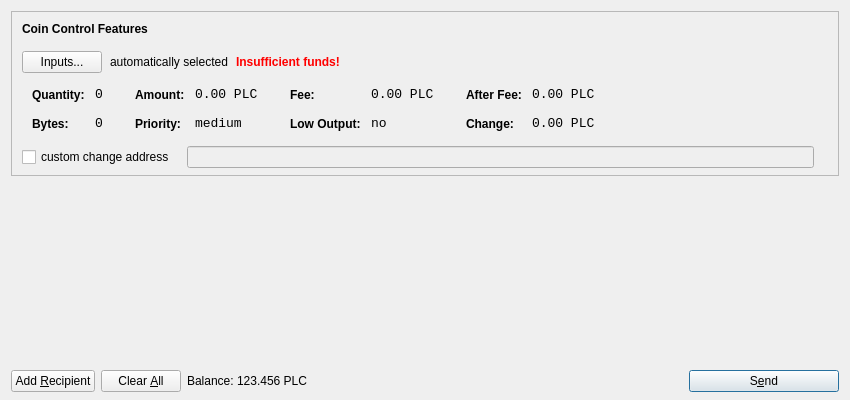
<?xml version="1.0" encoding="UTF-8"?>
<ui version="4.0">
 <class>SendCoinsDialog</class>
 <widget class="QDialog" name="SendCoinsDialog">
  <property name="geometry">
   <rect>
    <x>0</x>
    <y>0</y>
    <width>850</width>
    <height>400</height>
   </rect>
  </property>
  <property name="windowTitle">
   <string>Send Coins</string>
  </property>
  <layout class="QVBoxLayout" name="verticalLayout" stretch="0,1,0">
   <property name="bottomMargin">
    <number>8</number>
   </property>
   <item>
    <widget class="QFrame" name="frameCoinControl">
     <property name="sizePolicy">
      <sizepolicy hsizetype="Expanding" vsizetype="Expanding">
       <horstretch>0</horstretch>
       <verstretch>0</verstretch>
      </sizepolicy>
     </property>
     <property name="maximumSize">
      <size>
       <width>16777215</width>
       <height>16777215</height>
      </size>
     </property>
     <property name="frameShape">
      <enum>QFrame::StyledPanel</enum>
     </property>
     <property name="frameShadow">
      <enum>QFrame::Sunken</enum>
     </property>
     <layout class="QVBoxLayout" name="verticalLayoutCoinControl2">
      <property name="spacing">
       <number>6</number>
      </property>
      <property name="leftMargin">
       <number>0</number>
      </property>
      <property name="topMargin">
       <number>0</number>
      </property>
      <property name="rightMargin">
       <number>0</number>
      </property>
      <property name="bottomMargin">
       <number>6</number>
      </property>
      <item>
       <layout class="QVBoxLayout" name="verticalLayoutCoinControl" stretch="0,0,0,0,1">
        <property name="spacing">
         <number>0</number>
        </property>
        <property name="leftMargin">
         <number>10</number>
        </property>
        <property name="topMargin">
         <number>10</number>
        </property>
        <item>
         <layout class="QHBoxLayout" name="horizontalLayoutCoinControl1">
          <property name="bottomMargin">
           <number>15</number>
          </property>
          <item>
           <widget class="QLabel" name="labelCoinControlFeatures">
            <property name="sizePolicy">
             <sizepolicy hsizetype="Preferred" vsizetype="Maximum">
              <horstretch>0</horstretch>
              <verstretch>0</verstretch>
             </sizepolicy>
            </property>
            <property name="font">
             <font>
              <weight>75</weight>
              <bold>true</bold>
             </font>
            </property>
            <property name="styleSheet">
             <string notr="true">font-weight:bold;</string>
            </property>
            <property name="text">
             <string>Coin Control Features</string>
            </property>
           </widget>
          </item>
         </layout>
        </item>
        <item>
         <layout class="QHBoxLayout" name="horizontalLayoutCoinControl2" stretch="0,0,0,0">
          <property name="spacing">
           <number>8</number>
          </property>
          <property name="bottomMargin">
           <number>10</number>
          </property>
          <item>
           <widget class="QPushButton" name="pushButtonCoinControl">
            <property name="styleSheet">
             <string notr="true"/>
            </property>
            <property name="text">
             <string>Inputs...</string>
            </property>
           </widget>
          </item>
          <item>
           <widget class="QLabel" name="labelCoinControlAutomaticallySelected">
            <property name="text">
             <string>automatically selected</string>
            </property>
            <property name="margin">
             <number>5</number>
            </property>
           </widget>
          </item>
          <item>
           <widget class="QLabel" name="labelCoinControlInsuffFunds">
            <property name="font">
             <font>
              <weight>75</weight>
              <bold>true</bold>
             </font>
            </property>
            <property name="styleSheet">
             <string notr="true">color:red;font-weight:bold;</string>
            </property>
            <property name="text">
             <string>Insufficient funds!</string>
            </property>
            <property name="margin">
             <number>5</number>
            </property>
           </widget>
          </item>
          <item>
           <spacer name="horizontalSpacerCoinControl">
            <property name="orientation">
             <enum>Qt::Horizontal</enum>
            </property>
            <property name="sizeHint" stdset="0">
             <size>
              <width>40</width>
              <height>1</height>
             </size>
            </property>
           </spacer>
          </item>
         </layout>
        </item>
        <item>
         <widget class="QWidget" name="widgetCoinControl" native="true">
          <property name="sizePolicy">
           <sizepolicy hsizetype="Preferred" vsizetype="Preferred">
            <horstretch>0</horstretch>
            <verstretch>0</verstretch>
           </sizepolicy>
          </property>
          <property name="minimumSize">
           <size>
            <width>0</width>
            <height>0</height>
           </size>
          </property>
          <property name="styleSheet">
           <string notr="true"/>
          </property>
          <layout class="QHBoxLayout" name="horizontalLayoutCoinControl5">
           <property name="leftMargin">
            <number>0</number>
           </property>
           <property name="topMargin">
            <number>0</number>
           </property>
           <property name="rightMargin">
            <number>0</number>
           </property>
           <property name="bottomMargin">
            <number>0</number>
           </property>
           <item>
            <layout class="QHBoxLayout" name="horizontalLayoutCoinControl3" stretch="0,0,0,1">
             <property name="spacing">
              <number>20</number>
             </property>
             <property name="topMargin">
              <number>0</number>
             </property>
             <property name="bottomMargin">
              <number>10</number>
             </property>
             <item>
              <layout class="QFormLayout" name="formLayoutCoinControl1">
               <property name="horizontalSpacing">
                <number>10</number>
               </property>
               <property name="verticalSpacing">
                <number>14</number>
               </property>
               <property name="leftMargin">
                <number>10</number>
               </property>
               <property name="topMargin">
                <number>4</number>
               </property>
               <property name="rightMargin">
                <number>6</number>
               </property>
               <item row="0" column="0">
                <widget class="QLabel" name="labelCoinControlQuantityText">
                 <property name="styleSheet">
                  <string notr="true">font-weight:bold;</string>
                 </property>
                 <property name="text">
                  <string>Quantity:</string>
                 </property>
                 <property name="margin">
                  <number>0</number>
                 </property>
                </widget>
               </item>
               <item row="0" column="1">
                <widget class="QLabel" name="labelCoinControlQuantity">
                 <property name="font">
                  <font>
                   <family>Monospace</family>
                   <pointsize>10</pointsize>
                  </font>
                 </property>
                 <property name="cursor">
                  <cursorShape>IBeamCursor</cursorShape>
                 </property>
                 <property name="contextMenuPolicy">
                  <enum>Qt::ActionsContextMenu</enum>
                 </property>
                 <property name="text">
                  <string notr="true">0</string>
                 </property>
                 <property name="margin">
                  <number>0</number>
                 </property>
                 <property name="textInteractionFlags">
                  <set>Qt::LinksAccessibleByMouse|Qt::TextSelectableByKeyboard|Qt::TextSelectableByMouse</set>
                 </property>
                </widget>
               </item>
               <item row="1" column="0">
                <widget class="QLabel" name="labelCoinControlBytesText">
                 <property name="styleSheet">
                  <string notr="true">font-weight:bold;</string>
                 </property>
                 <property name="text">
                  <string>Bytes:</string>
                 </property>
                </widget>
               </item>
               <item row="1" column="1">
                <widget class="QLabel" name="labelCoinControlBytes">
                 <property name="font">
                  <font>
                   <family>Monospace</family>
                   <pointsize>10</pointsize>
                  </font>
                 </property>
                 <property name="cursor">
                  <cursorShape>IBeamCursor</cursorShape>
                 </property>
                 <property name="contextMenuPolicy">
                  <enum>Qt::ActionsContextMenu</enum>
                 </property>
                 <property name="text">
                  <string notr="true">0</string>
                 </property>
                 <property name="textInteractionFlags">
                  <set>Qt::LinksAccessibleByMouse|Qt::TextSelectableByKeyboard|Qt::TextSelectableByMouse</set>
                 </property>
                </widget>
               </item>
              </layout>
             </item>
             <item>
              <layout class="QFormLayout" name="formLayoutCoinControl2">
               <property name="horizontalSpacing">
                <number>10</number>
               </property>
               <property name="verticalSpacing">
                <number>14</number>
               </property>
               <property name="leftMargin">
                <number>6</number>
               </property>
               <property name="topMargin">
                <number>4</number>
               </property>
               <property name="rightMargin">
                <number>6</number>
               </property>
               <item row="0" column="0">
                <widget class="QLabel" name="labelCoinControlAmountText">
                 <property name="styleSheet">
                  <string notr="true">font-weight:bold;</string>
                 </property>
                 <property name="text">
                  <string>Amount:</string>
                 </property>
                 <property name="margin">
                  <number>0</number>
                 </property>
                </widget>
               </item>
               <item row="0" column="1">
                <widget class="QLabel" name="labelCoinControlAmount">
                 <property name="font">
                  <font>
                   <family>Monospace</family>
                   <pointsize>10</pointsize>
                  </font>
                 </property>
                 <property name="cursor">
                  <cursorShape>IBeamCursor</cursorShape>
                 </property>
                 <property name="contextMenuPolicy">
                  <enum>Qt::ActionsContextMenu</enum>
                 </property>
                 <property name="text">
                  <string notr="true">0.00 PLC</string>
                 </property>
                 <property name="textInteractionFlags">
                  <set>Qt::LinksAccessibleByMouse|Qt::TextSelectableByKeyboard|Qt::TextSelectableByMouse</set>
                 </property>
                </widget>
               </item>
               <item row="1" column="0">
                <widget class="QLabel" name="labelCoinControlPriorityText">
                 <property name="styleSheet">
                  <string notr="true">font-weight:bold;</string>
                 </property>
                 <property name="text">
                  <string>Priority:</string>
                 </property>
                </widget>
               </item>
               <item row="1" column="1">
                <widget class="QLabel" name="labelCoinControlPriority">
                 <property name="font">
                  <font>
                   <family>Monospace</family>
                   <pointsize>10</pointsize>
                  </font>
                 </property>
                 <property name="cursor">
                  <cursorShape>IBeamCursor</cursorShape>
                 </property>
                 <property name="contextMenuPolicy">
                  <enum>Qt::ActionsContextMenu</enum>
                 </property>
                 <property name="text">
                  <string>medium</string>
                 </property>
                 <property name="textInteractionFlags">
                  <set>Qt::LinksAccessibleByMouse|Qt::TextSelectableByKeyboard|Qt::TextSelectableByMouse</set>
                 </property>
                </widget>
               </item>
              </layout>
             </item>
             <item>
              <layout class="QFormLayout" name="formLayoutCoinControl3">
               <property name="horizontalSpacing">
                <number>10</number>
               </property>
               <property name="verticalSpacing">
                <number>14</number>
               </property>
               <property name="leftMargin">
                <number>6</number>
               </property>
               <property name="topMargin">
                <number>4</number>
               </property>
               <property name="rightMargin">
                <number>6</number>
               </property>
               <item row="0" column="0">
                <widget class="QLabel" name="labelCoinControlFeeText">
                 <property name="styleSheet">
                  <string notr="true">font-weight:bold;</string>
                 </property>
                 <property name="text">
                  <string>Fee:</string>
                 </property>
                 <property name="margin">
                  <number>0</number>
                 </property>
                </widget>
               </item>
               <item row="0" column="1">
                <widget class="QLabel" name="labelCoinControlFee">
                 <property name="font">
                  <font>
                   <family>Monospace</family>
                   <pointsize>10</pointsize>
                  </font>
                 </property>
                 <property name="cursor">
                  <cursorShape>IBeamCursor</cursorShape>
                 </property>
                 <property name="contextMenuPolicy">
                  <enum>Qt::ActionsContextMenu</enum>
                 </property>
                 <property name="text">
                  <string notr="true">0.00 PLC</string>
                 </property>
                 <property name="textInteractionFlags">
                  <set>Qt::LinksAccessibleByMouse|Qt::TextSelectableByKeyboard|Qt::TextSelectableByMouse</set>
                 </property>
                </widget>
               </item>
               <item row="1" column="0">
                <widget class="QLabel" name="labelCoinControlLowOutputText">
                 <property name="styleSheet">
                  <string notr="true">font-weight:bold;</string>
                 </property>
                 <property name="text">
                  <string>Low Output:</string>
                 </property>
                </widget>
               </item>
               <item row="1" column="1">
                <widget class="QLabel" name="labelCoinControlLowOutput">
                 <property name="font">
                  <font>
                   <family>Monospace</family>
                   <pointsize>10</pointsize>
                  </font>
                 </property>
                 <property name="cursor">
                  <cursorShape>IBeamCursor</cursorShape>
                 </property>
                 <property name="contextMenuPolicy">
                  <enum>Qt::ActionsContextMenu</enum>
                 </property>
                 <property name="text">
                  <string>no</string>
                 </property>
                 <property name="textInteractionFlags">
                  <set>Qt::LinksAccessibleByMouse|Qt::TextSelectableByKeyboard|Qt::TextSelectableByMouse</set>
                 </property>
                </widget>
               </item>
              </layout>
             </item>
             <item>
              <layout class="QFormLayout" name="formLayoutCoinControl4">
               <property name="horizontalSpacing">
                <number>10</number>
               </property>
               <property name="verticalSpacing">
                <number>14</number>
               </property>
               <property name="leftMargin">
                <number>6</number>
               </property>
               <property name="topMargin">
                <number>4</number>
               </property>
               <property name="rightMargin">
                <number>6</number>
               </property>
               <item row="0" column="0">
                <widget class="QLabel" name="labelCoinControlAfterFeeText">
                 <property name="styleSheet">
                  <string notr="true">font-weight:bold;</string>
                 </property>
                 <property name="text">
                  <string>After Fee:</string>
                 </property>
                 <property name="margin">
                  <number>0</number>
                 </property>
                </widget>
               </item>
               <item row="0" column="1">
                <widget class="QLabel" name="labelCoinControlAfterFee">
                 <property name="font">
                  <font>
                   <family>Monospace</family>
                   <pointsize>10</pointsize>
                  </font>
                 </property>
                 <property name="cursor">
                  <cursorShape>IBeamCursor</cursorShape>
                 </property>
                 <property name="contextMenuPolicy">
                  <enum>Qt::ActionsContextMenu</enum>
                 </property>
                 <property name="text">
                  <string notr="true">0.00 PLC</string>
                 </property>
                 <property name="textInteractionFlags">
                  <set>Qt::LinksAccessibleByMouse|Qt::TextSelectableByKeyboard|Qt::TextSelectableByMouse</set>
                 </property>
                </widget>
               </item>
               <item row="1" column="0">
                <widget class="QLabel" name="labelCoinControlChangeText">
                 <property name="styleSheet">
                  <string notr="true">font-weight:bold;</string>
                 </property>
                 <property name="text">
                  <string>Change:</string>
                 </property>
                </widget>
               </item>
               <item row="1" column="1">
                <widget class="QLabel" name="labelCoinControlChange">
                 <property name="font">
                  <font>
                   <family>Monospace</family>
                   <pointsize>10</pointsize>
                  </font>
                 </property>
                 <property name="cursor">
                  <cursorShape>IBeamCursor</cursorShape>
                 </property>
                 <property name="contextMenuPolicy">
                  <enum>Qt::ActionsContextMenu</enum>
                 </property>
                 <property name="text">
                  <string notr="true">0.00 PLC</string>
                 </property>
                 <property name="textInteractionFlags">
                  <set>Qt::LinksAccessibleByMouse|Qt::TextSelectableByKeyboard|Qt::TextSelectableByMouse</set>
                 </property>
                </widget>
               </item>
              </layout>
             </item>
            </layout>
           </item>
          </layout>
         </widget>
        </item>
        <item>
         <layout class="QHBoxLayout" name="horizontalLayoutCoinControl4" stretch="0,0,0">
          <property name="spacing">
           <number>12</number>
          </property>
          <property name="sizeConstraint">
           <enum>QLayout::SetDefaultConstraint</enum>
          </property>
          <property name="topMargin">
           <number>5</number>
          </property>
          <property name="rightMargin">
           <number>5</number>
          </property>
          <item>
           <widget class="QCheckBox" name="checkBoxCoinControlChange">
            <property name="text">
             <string>custom change address</string>
            </property>
           </widget>
          </item>
          <item>
           <widget class="QLineEdit" name="lineEditCoinControlChange">
            <property name="enabled">
             <bool>false</bool>
            </property>
            <property name="sizePolicy">
             <sizepolicy hsizetype="Expanding" vsizetype="Fixed">
              <horstretch>0</horstretch>
              <verstretch>0</verstretch>
             </sizepolicy>
            </property>
           </widget>
          </item>
          <item>
           <widget class="QLabel" name="labelCoinControlChangeLabel">
            <property name="sizePolicy">
             <sizepolicy hsizetype="Preferred" vsizetype="Expanding">
              <horstretch>0</horstretch>
              <verstretch>0</verstretch>
             </sizepolicy>
            </property>
            <property name="minimumSize">
             <size>
              <width>0</width>
              <height>0</height>
             </size>
            </property>
            <property name="text">
             <string/>
            </property>
            <property name="margin">
             <number>3</number>
            </property>
           </widget>
          </item>
         </layout>
        </item>
        <item>
         <spacer name="verticalSpacerCoinControl">
          <property name="orientation">
           <enum>Qt::Vertical</enum>
          </property>
          <property name="sizeHint" stdset="0">
           <size>
            <width>800</width>
            <height>1</height>
           </size>
          </property>
         </spacer>
        </item>
       </layout>
      </item>
     </layout>
    </widget>
   </item>
   <item>
    <widget class="QScrollArea" name="scrollArea">
     <property name="frameShape">
      <enum>QFrame::NoFrame</enum>
     </property>
     <property name="widgetResizable">
      <bool>true</bool>
     </property>
     <widget class="QWidget" name="scrollAreaWidgetContents">
      <property name="geometry">
       <rect>
        <x>0</x>
        <y>0</y>
        <width>832</width>
        <height>166</height>
       </rect>
      </property>
      <layout class="QVBoxLayout" name="verticalLayout_2">
       <property name="leftMargin">
        <number>0</number>
       </property>
       <property name="topMargin">
        <number>0</number>
       </property>
       <property name="rightMargin">
        <number>0</number>
       </property>
       <property name="bottomMargin">
        <number>0</number>
       </property>
       <item>
        <layout class="QVBoxLayout" name="entries">
         <property name="spacing">
          <number>6</number>
         </property>
        </layout>
       </item>
       <item>
        <spacer name="verticalSpacer">
         <property name="orientation">
          <enum>Qt::Vertical</enum>
         </property>
         <property name="sizeHint" stdset="0">
          <size>
           <width>20</width>
           <height>40</height>
          </size>
         </property>
        </spacer>
       </item>
      </layout>
     </widget>
    </widget>
   </item>
   <item>
    <layout class="QHBoxLayout" name="horizontalLayout">
     <item>
      <widget class="QPushButton" name="addButton">
       <property name="toolTip">
        <string>Send to multiple recipients at once</string>
       </property>
       <property name="text">
        <string>Add &amp;Recipient</string>
       </property>
       <property name="icon">
        <iconset resource="../bitcoin.qrc">
         <normaloff>:/icons/add</normaloff>:/icons/add</iconset>
       </property>
       <property name="autoDefault">
        <bool>false</bool>
       </property>
      </widget>
     </item>
     <item>
      <widget class="QPushButton" name="clearButton">
       <property name="sizePolicy">
        <sizepolicy hsizetype="Minimum" vsizetype="Fixed">
         <horstretch>0</horstretch>
         <verstretch>0</verstretch>
        </sizepolicy>
       </property>
       <property name="toolTip">
        <string>Remove all transaction fields</string>
       </property>
       <property name="text">
        <string>Clear &amp;All</string>
       </property>
       <property name="icon">
        <iconset resource="../bitcoin.qrc">
         <normaloff>:/icons/remove</normaloff>:/icons/remove</iconset>
       </property>
       <property name="autoRepeatDelay">
        <number>300</number>
       </property>
       <property name="autoDefault">
        <bool>false</bool>
       </property>
      </widget>
     </item>
     <item>
      <layout class="QHBoxLayout" name="horizontalLayout_2">
       <property name="spacing">
        <number>3</number>
       </property>
       <item>
        <widget class="QLabel" name="label">
         <property name="text">
          <string>Balance:</string>
         </property>
        </widget>
       </item>
       <item>
        <widget class="QLabel" name="labelBalance">
         <property name="cursor">
          <cursorShape>IBeamCursor</cursorShape>
         </property>
         <property name="text">
          <string>123.456 PLC</string>
         </property>
         <property name="textInteractionFlags">
          <set>Qt::LinksAccessibleByMouse|Qt::TextSelectableByKeyboard|Qt::TextSelectableByMouse</set>
         </property>
        </widget>
       </item>
      </layout>
     </item>
     <item>
      <spacer name="horizontalSpacer">
       <property name="orientation">
        <enum>Qt::Horizontal</enum>
       </property>
       <property name="sizeHint" stdset="0">
        <size>
         <width>40</width>
         <height>20</height>
        </size>
       </property>
      </spacer>
     </item>
     <item>
      <widget class="QPushButton" name="sendButton">
       <property name="minimumSize">
        <size>
         <width>150</width>
         <height>0</height>
        </size>
       </property>
       <property name="toolTip">
        <string>Confirm the send action</string>
       </property>
       <property name="text">
        <string>S&amp;end</string>
       </property>
       <property name="icon">
        <iconset resource="../bitcoin.qrc">
         <normaloff>:/icons/send</normaloff>:/icons/send</iconset>
       </property>
       <property name="default">
        <bool>true</bool>
       </property>
      </widget>
     </item>
    </layout>
   </item>
  </layout>
 </widget>
 <resources>
  <include location="../bitcoin.qrc"/>
 </resources>
 <connections/>
</ui>
